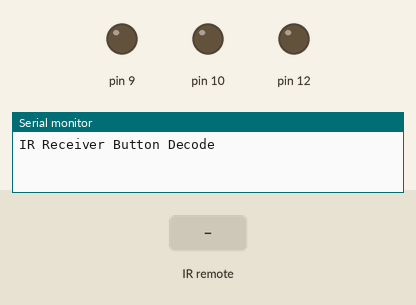
Recording of a sketch running on a simulated Arduino Uno, built with avr-gcc and run on an emulated ATmega328P. On the bench: output pins drawn as LEDs (lit = HIGH), the last lines printed to the serial monitor. The test bench sets the inputs (shaded band).

Above: at 1.2 s.
1.3 s: infrared code 0xFFA25D received
At 3.0 s:
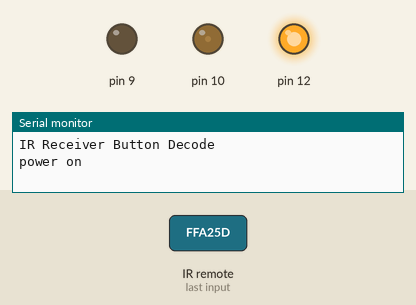
3.3 s: infrared code 0xFFA25D received
At 4.5 s:
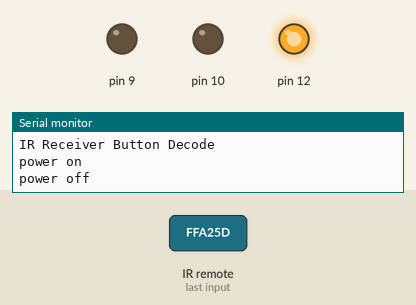
Timing chart, 0 to 6.3 s (numbered marks = the images above; inputs shaded):
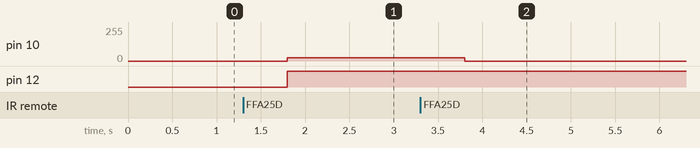

Measured:
- after the input at 1.3 s, pin 10: 0/255 → 25/255 after 0.50 s; pin 12: LOW → HIGH after 0.50 s
- after the input at 3.3 s, pin 10: 25/255 → 0/255 after 0.50 s

The sketch:

sketch_oct21a.ino
```cpp
#include <IRremote.h>
#include <IRremoteInt.h>

//www.elegoo.com
//2016.12.9

#include "IRremote.h"

int receiver = 11; // Signal Pin of IR receiver to Arduino Digital Pin 11

/*-----( Declare objects )-----*/
IRrecv irrecv(receiver);     // create instance of 'irrecv'
decode_results results;      // create instance of 'decode_results'


boolean a1 = true;
boolean a2 = false;
boolean estado = false;
int vel = 10;
int vel_res;


/*-----( Function )-----*/
void translateIR() // takes action based on IR code received

// describing Remote IR codes

{

  switch(results.value)

  {
  case 0xFFA25D: Serial.println("POWER"); break;
  case 0xFFE21D: Serial.println("FUNC/STOP"); break;
  case 0xFF629D: Serial.println("VOL+"); break;
  case 0xFF22DD: Serial.println("FAST BACK");    break;
  case 0xFF02FD: Serial.println("PAUSE");    break;
  case 0xFFC23D: Serial.println("FAST FORWARD");   break;
  case 0xFFE01F: Serial.println("DOWN");    break;
  case 0xFFA857: Serial.println("VOL-");    break;
  case 0xFF906F: Serial.println("UP");    break;
  case 0xFF9867: Serial.println("EQ");    break;
  case 0xFFB04F: Serial.println("ST/REPT");    break;
  case 0xFF6897: Serial.println("0");    break;
  case 0xFF30CF: Serial.println("1");    break;
  case 0xFF18E7: Serial.println("2");    break;
  case 0xFF7A85: Serial.println("3");    break;
  case 0xFF10EF: Serial.println("4");    break;
  case 0xFF38C7: Serial.println("5");    break;
  case 0xFF5AA5: Serial.println("6");    break;
  case 0xFF42BD: Serial.println("7");    break;
  case 0xFF4AB5: Serial.println("8");    break;
  case 0xFF52AD: Serial.println("9");    break;
  case 0xFFFFFFFF: Serial.println(" REPEAT");break;

  default:
    Serial.println(" other button   ");

  }// End Case

  delay(500); // Do not get immediate repeat


} //END translateIR
void setup()   /*----( SETUP: RUNS ONCE )----*/
{
  Serial.begin(9600);
  Serial.println("IR Receiver Button Decode");
  irrecv.enableIRIn(); // Start the receiver

  pinMode(10, OUTPUT);
  pinMode(12, OUTPUT);
  pinMode(9, OUTPUT);

}/*--(end setup )---*/

void cambio(){
    digitalWrite(12, a1);
    digitalWrite(9, a2);
}
void loop()   /*----( LOOP: RUNS CONSTANTLY )----*/
{
  if (irrecv.decode(&results)) // have we received an IR signal?

  {
    if (results.value == 0xFF629D){
      Serial.println("subida de vel");
    delay(500);
    if (vel==100){
      vel = 10;
    }else{
      vel = vel + 10;
    }
  }
  if (estado==false){
    if(results.value == 0xFFA25D){
      Serial.println("power on");
      delay(500);
      analogWrite(10,map(vel,0,100,0,255));
      cambio();
      estado = !estado;
    }
    if(results.value == 0xFF02FD){
      delay(500);
      a1 = !a1;
      a2 = !a2;
      Serial.println("llegue");
    }
  }
  else if (estado == true){
    if(results.value == 0xFFA25D){
      Serial.println("power off");
      delay(500);
      vel_res = vel;
      vel = 0;
      analogWrite(10,map(vel,0,100,0,255));
      estado = !estado;
      vel = vel_res;
    }
  }
    irrecv.resume(); // receive the next value
  }
}/* --(end main loop )-- */
```
